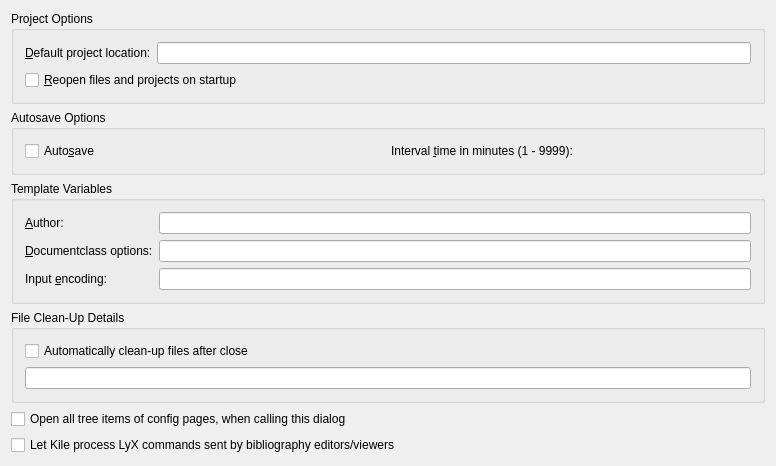
<ui version="4.0" >
 <class>KileWidgetGeneralConfig</class>
 <widget class="QWidget" name="KileWidgetGeneralConfig" >
  <property name="geometry" >
   <rect>
    <x>0</x>
    <y>0</y>
    <width>776</width>
    <height>460</height>
   </rect>
  </property>
  <property name="sizePolicy" >
   <sizepolicy vsizetype="Preferred" hsizetype="Preferred" >
    <horstretch>1</horstretch>
    <verstretch>0</verstretch>
   </sizepolicy>
  </property>
  <property name="maximumSize" >
   <size>
    <width>32767</width>
    <height>32767</height>
   </size>
  </property>
  <property name="windowTitle" >
   <string>General</string>
  </property>
  <layout class="QVBoxLayout" >
   <item>
    <widget class="Q3GroupBox" name="groupBox5" >
     <property name="title" >
      <string>Project Options</string>
     </property>
     <layout class="QGridLayout" >
      <item row="1" column="0" colspan="2" >
       <widget class="QCheckBox" name="kcfg_Restore" >
        <property name="text" >
         <string>&amp;Reopen files and projects on startup</string>
        </property>
       </widget>
      </item>
      <item row="0" column="0" >
       <widget class="QLabel" name="textLabel2_2" >
        <property name="text" >
         <string>&amp;Default project location:</string>
        </property>
        <property name="wordWrap" >
         <bool>false</bool>
        </property>
        <property name="buddy" >
         <cstring>kcfg_DefaultProjectLocation</cstring>
        </property>
       </widget>
      </item>
      <item row="0" column="1" >
       <widget class="QLineEdit" name="kcfg_DefaultProjectLocation" />
      </item>
     </layout>
    </widget>
   </item>
   <item>
    <widget class="Q3GroupBox" name="groupBox1" >
     <property name="sizePolicy" >
      <sizepolicy vsizetype="Minimum" hsizetype="Preferred" >
       <horstretch>0</horstretch>
       <verstretch>0</verstretch>
      </sizepolicy>
     </property>
     <property name="title" >
      <string>Autosave Options</string>
     </property>
     <layout class="QHBoxLayout" >
      <item>
       <widget class="QCheckBox" name="kcfg_Autosave" >
        <property name="text" >
         <string>Auto&amp;save</string>
        </property>
       </widget>
      </item>
      <item>
       <layout class="QHBoxLayout" >
        <item>
         <widget class="QLabel" name="textLabel1" >
          <property name="text" >
           <string>Interval &amp;time in minutes (1 - 9999):</string>
          </property>
          <property name="wordWrap" >
           <bool>false</bool>
          </property>
          <property name="buddy" >
           <cstring>kcfg_AutosaveInterval</cstring>
          </property>
         </widget>
        </item>
        <item>
         <widget class="KIntNumInput" name="kcfg_AutosaveInterval" >
          <property name="minValue" stdset="0" >
           <number>1</number>
          </property>
          <property name="maxValue" stdset="0" >
           <number>9999</number>
          </property>
         </widget>
        </item>
       </layout>
      </item>
     </layout>
    </widget>
   </item>
   <item>
    <widget class="Q3GroupBox" name="groupBox3" >
     <property name="title" >
      <string>Template Variables</string>
     </property>
     <layout class="QGridLayout" >
      <item row="0" column="1" >
       <widget class="KLineEdit" name="kcfg_Author" />
      </item>
      <item row="2" column="1" >
       <widget class="KLineEdit" name="kcfg_TemplateEncoding" />
      </item>
      <item row="1" column="1" >
       <widget class="KLineEdit" name="kcfg_DocumentClassOptions" />
      </item>
      <item row="0" column="0" >
       <widget class="QLabel" name="textLabel3" >
        <property name="text" >
         <string>&amp;Author:</string>
        </property>
        <property name="wordWrap" >
         <bool>false</bool>
        </property>
        <property name="buddy" >
         <cstring>kcfg_Author</cstring>
        </property>
       </widget>
      </item>
      <item row="1" column="0" >
       <widget class="QLabel" name="textLabel4" >
        <property name="text" >
         <string>&amp;Documentclass options:</string>
        </property>
        <property name="wordWrap" >
         <bool>false</bool>
        </property>
        <property name="buddy" >
         <cstring>kcfg_DocumentClassOptions</cstring>
        </property>
       </widget>
      </item>
      <item row="2" column="0" >
       <widget class="QLabel" name="textLabel5" >
        <property name="text" >
         <string>Input &amp;encoding:</string>
        </property>
        <property name="wordWrap" >
         <bool>false</bool>
        </property>
        <property name="buddy" >
         <cstring>kcfg_TemplateEncoding</cstring>
        </property>
       </widget>
      </item>
     </layout>
    </widget>
   </item>
   <item>
    <widget class="Q3GroupBox" name="groupBox4" >
     <property name="title" >
      <string>File Clean-Up Details</string>
     </property>
     <layout class="QVBoxLayout" >
      <item>
       <widget class="QCheckBox" name="kcfg_CleanUpAfterClose" >
        <property name="text" >
         <string>Automatically clean-up files after close</string>
        </property>
       </widget>
      </item>
      <item>
       <widget class="KLineEdit" name="kcfg_CleanUpFileExtensions" />
      </item>
     </layout>
    </widget>
   </item>
   <item>
    <widget class="QCheckBox" name="kcfg_UnfoldConfigTree" >
     <property name="whatsThis" >
      <string>It's impossible to open special tree items in Kile's configuration dialog. You have the choice to open all items, which may lead to a bad size of the dialog, or none of them.</string>
     </property>
     <property name="text" >
      <string>Open all tree items of config pages, when calling this dialog</string>
     </property>
    </widget>
   </item>
   <item>
    <widget class="QCheckBox" name="kcfg_RunLyxServer" >
     <property name="text" >
      <string>Let Kile process LyX commands sent by bibliography editors/viewers</string>
     </property>
    </widget>
   </item>
  </layout>
 </widget>
 <layoutdefault spacing="6" margin="11" />
 <pixmapfunction>qPixmapFromMimeSource</pixmapfunction>
 <customwidgets>
  <customwidget>
   <class>Q3GroupBox</class>
   <extends>QGroupBox</extends>
   <header>Qt3Support/Q3GroupBox</header>
   <container>1</container>
  </customwidget>
  <customwidget>
   <class>KIntNumInput</class>
   <extends>QWidget</extends>
   <header>knuminput.h</header>
  </customwidget>
  <customwidget>
   <class>KLineEdit</class>
   <extends>QLineEdit</extends>
   <header>klineedit.h</header>
  </customwidget>
 </customwidgets>
 <includes>
  <include location="local" >knuminput.h</include>
  <include location="local" >knuminput.h</include>
  <include location="local" >klineedit.h</include>
  <include location="local" >klineedit.h</include>
  <include location="local" >klineedit.h</include>
  <include location="local" >klineedit.h</include>
 </includes>
 <resources/>
 <connections/>
</ui>
